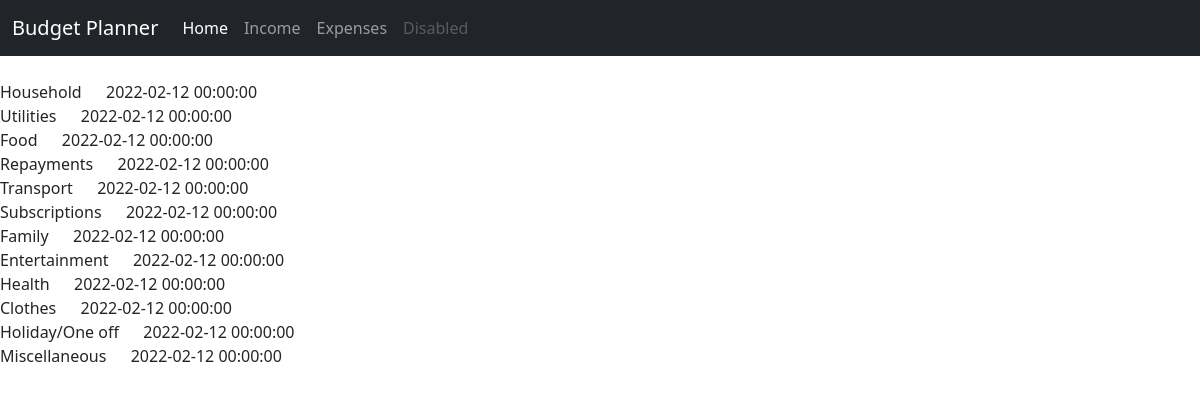
The page /categories on the database as committed earlier.
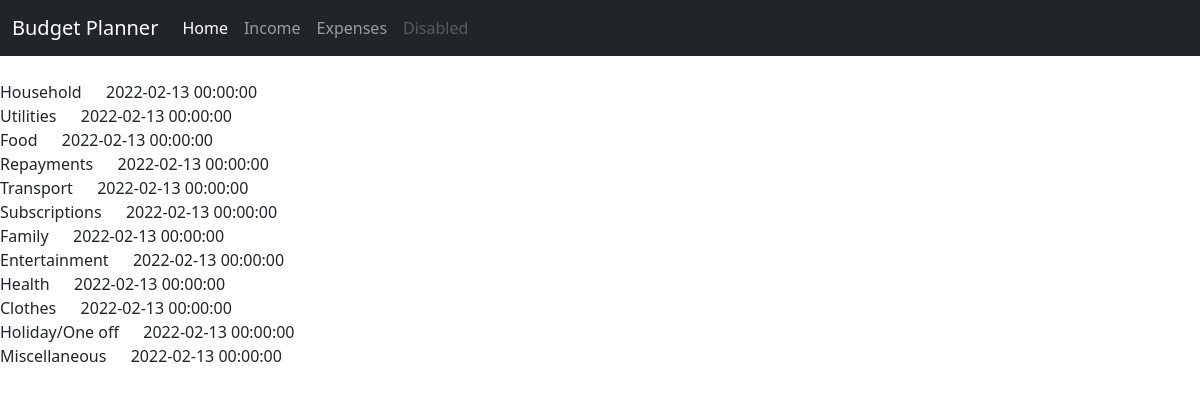
The same page on the database as committed later.
### application/models.py (models this page shows)
class Categories(db.Model):
    id = db.Column(db.Integer, primary_key = True)
    name = db.Column(db.String(50), unique = True, nullable = False)
    created_at = db.Column(db.DateTime, nullable = False, default = date.today())
    updated_at = db.Column(db.DateTime, nullable = False, default = date.today())
    items = db.relationship('Expenses', backref = 'category')

### application/routes.py (the view)
@app.route('/categories', methods=['POST', 'GET'])
def categories():
    categories = Categories.query.all()
    return render_template('categories.html', title="Categories", categories=categories)

### application/templates/categories.html
{% extends 'layout.html' %}
{% block body_content %}
    {% for category in categories %}
        {{ category.name }} &emsp; {{ category.created_at }}<br>
    {% endfor %}
{% endblock body_content %}

### application/templates/layout.html (shortened to what this page needs)
<html lang="en">
<head>
    <link href="https://cdn.jsdelivr.net/npm/bootstrap@5.1.3/dist/css/bootstrap.min.css" rel="stylesheet">
</head>
<body>
    <nav class="navbar navbar-expand-lg navbar-dark bg-dark">
        <div class="container-fluid">
          <a class="navbar-brand" href="#">Budget Planner</a>
          <div class="collapse navbar-collapse" id="navbarNavAltMarkup">
            <div class="navbar-nav">
              <a class="nav-link active" aria-current="page" href="{{ url_for('index') }}">Home</a>
              <a class="nav-link" href="{{ url_for('income') }}">Income</a>
              <a class="nav-link" href="{{ url_for('expenses') }}">Expenses</a>
              <a class="nav-link disabled">Disabled</a>
            </div>
          </div>
        </div>
      </nav>
    <br>
    {% block body_content %}
    {% endblock body_content %}
</body>
</html>

Rows that differ between the two databases and show on the page:
changed Categories "Household": created_at "2022-02-12 00:00:00" → "2022-02-13 00:00:00"
changed Categories "Utilities": created_at "2022-02-12 00:00:00" → "2022-02-13 00:00:00"
changed Categories "Food": created_at "2022-02-12 00:00:00" → "2022-02-13 00:00:00"
changed Categories "Repayments": created_at "2022-02-12 00:00:00" → "2022-02-13 00:00:00"
changed Categories "Transport": created_at "2022-02-12 00:00:00" → "2022-02-13 00:00:00"
changed Categories "Subscriptions": created_at "2022-02-12 00:00:00" → "2022-02-13 00:00:00"
changed Categories "Family": created_at "2022-02-12 00:00:00" → "2022-02-13 00:00:00"
changed Categories "Entertainment": created_at "2022-02-12 00:00:00" → "2022-02-13 00:00:00"
changed Categories "Health": created_at "2022-02-12 00:00:00" → "2022-02-13 00:00:00"
changed Categories "Clothes": created_at "2022-02-12 00:00:00" → "2022-02-13 00:00:00"
changed Categories "Holiday/One off": created_at "2022-02-12 00:00:00" → "2022-02-13 00:00:00"
changed Categories "Miscellaneous": created_at "2022-02-12 00:00:00" → "2022-02-13 00:00:00"
